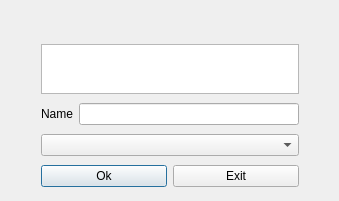
<?xml version="1.0" encoding="UTF-8"?>
<ui version="4.0">
 <class>LoadObjects</class>
 <widget class="QDialog" name="LoadObjects">
  <property name="geometry">
   <rect>
    <x>0</x>
    <y>0</y>
    <width>339</width>
    <height>201</height>
   </rect>
  </property>
  <property name="windowTitle">
   <string>Load Objects</string>
  </property>
  <widget class="QWidget" name="">
   <property name="geometry">
    <rect>
     <x>41</x>
     <y>41</y>
     <width>258</width>
     <height>149</height>
    </rect>
   </property>
   <layout class="QVBoxLayout" name="verticalLayout">
    <item>
     <widget class="QTextBrowser" name="error_message">
      <property name="maximumSize">
       <size>
        <width>16777215</width>
        <height>50</height>
       </size>
      </property>
     </widget>
    </item>
    <item>
     <layout class="QHBoxLayout" name="horizontalLayout_2">
      <item>
       <widget class="QLabel" name="label">
        <property name="maximumSize">
         <size>
          <width>16777215</width>
          <height>40</height>
         </size>
        </property>
        <property name="text">
         <string>Name</string>
        </property>
       </widget>
      </item>
      <item>
       <widget class="QLineEdit" name="object_name"/>
      </item>
     </layout>
    </item>
    <item>
     <widget class="QComboBox" name="available_objects"/>
    </item>
    <item>
     <layout class="QHBoxLayout" name="horizontalLayout">
      <item>
       <widget class="QPushButton" name="ok">
        <property name="text">
         <string>Ok</string>
        </property>
       </widget>
      </item>
      <item>
       <widget class="QPushButton" name="exit">
        <property name="text">
         <string>Exit</string>
        </property>
       </widget>
      </item>
     </layout>
    </item>
   </layout>
  </widget>
 </widget>
 <resources/>
 <connections/>
</ui>
